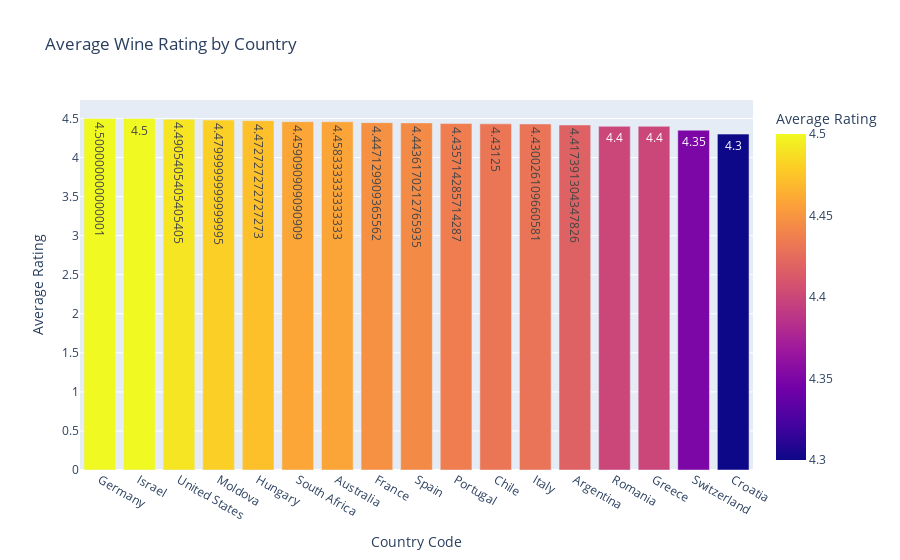

Notebook code cell kept with this figure:
### Code cell
# Visualizing the results:
import plotly.express as px
import pandas as pd

data = {
    'country': ['Allemagne', 'Israël', 'États-Unis', 'Moldavie', 'Hongrie', 'Afrique du Sud', 
             'Australie', 'France', 'Espagne', 'Portugal', 'Chili', 'Italie', 
             'Argentine', 'Roumanie', 'Grèce', 'Suisse', 'Croatie'],
    'avg_rating': [4.500000000000001, 4.5, 4.4905405405405405, 4.4799999999999995, 4.472727272727273, 
                   4.459090909090909, 4.458333333333333, 4.447129909365562, 4.4436170212765935, 
                   4.435714285714287, 4.43125, 4.430026109660581, 4.417391304347826, 4.4, 4.4, 4.35, 4.3]
}

name_map = {
    'Allemagne': 'Germany',
    'Israël': 'Israel',
    'États-Unis': 'United States',
    'Moldavie': 'Moldova',
    'Hongrie': 'Hungary',
    'Afrique du Sud': 'South Africa',
    'Australie': 'Australia',
    'France': 'France',
    'Espagne': 'Spain',
    'Portugal': 'Portugal',
    'Chili': 'Chile',
    'Italie': 'Italy',
    'Argentine': 'Argentina',
    'Roumanie': 'Romania',
    'Grèce': 'Greece',
    'Suisse': 'Switzerland',
    'Croatie': 'Croatia'
}

df = pd.DataFrame(data)
df['country'] = df['country'].map(name_map)

fig = px.bar(df, x='country', y='avg_rating', title='Average Wine Rating by Country',
             labels={'country': 'Country Code', 'avg_rating': 'Average Rating'},
             color='avg_rating', text='avg_rating')
fig.show()

### Figure 1 — Plotly figure (JSON) as saved in the notebook; plotly's stock layout.template omitted (floating-point values rounded to 4 significant figures)
{"data": [{"alignmentgroup": "True", "hovertemplate": "Country Code=%{x}<br>Average Rating=%{marker.color}<extra></extra>", "legendgroup": "", "marker": {"color": [4.5, 4.5, 4.491, 4.48, 4.473, 4.459, 4.458, 4.447, 4.444, 4.436, 4.431, 4.43, 4.417, 4.4, 4.4, 4.35, 4.3], "coloraxis": "coloraxis", "pattern": {"shape": ""}}, "name": "", "offsetgroup": "", "orientation": "v", "showlegend": false, "text": [4.5, 4.5, 4.491, 4.48, 4.473, 4.459, 4.458, 4.447, 4.444, 4.436, 4.431, 4.43, 4.417, 4.4, 4.4, 4.35, 4.3], "textposition": "auto", "type": "bar", "x": ["Germany", "Israel", "United States", "Moldova", "Hungary", "South Africa", "Australia", "France", "Spain", "Portugal", "Chile", "Italy", "Argentina", "Romania", "Greece", "Switzerland", "Croatia"], "xaxis": "x", "y": [4.5, 4.5, 4.491, 4.48, 4.473, 4.459, 4.458, 4.447, 4.444, 4.436, 4.431, 4.43, 4.417, 4.4, 4.4, 4.35, 4.3], "yaxis": "y"}], "layout": {"barmode": "relative", "coloraxis": {"colorbar": {"title": {"text": "Average Rating"}}, "colorscale": [[0, "#0d0887"], [0.1111, "#46039f"], [0.2222, "#7201a8"], [0.3333, "#9c179e"], [0.4444, "#bd3786"], [0.5556, "#d8576b"], [0.6667, "#ed7953"], [0.7778, "#fb9f3a"], [0.8889, "#fdca26"], [1, "#f0f921"]]}, "legend": {"tracegroupgap": 0}, "title": {"text": "Average Wine Rating by Country"}, "xaxis": {"anchor": "y", "domain": [0, 1], "title": {"text": "Country Code"}}, "yaxis": {"anchor": "x", "domain": [0, 1], "title": {"text": "Average Rating"}}}}
